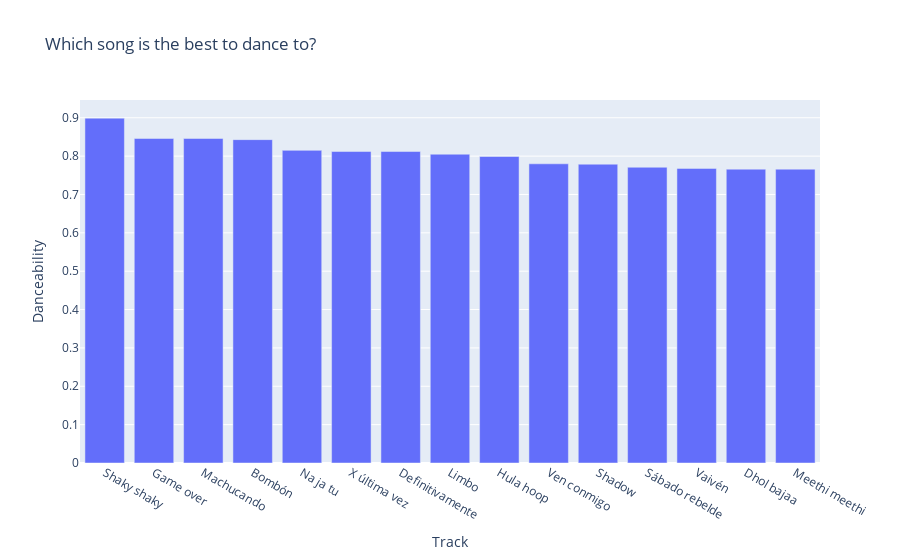

The notebook cell this image was saved under:
### Markdown cell above
### Which song is the best to dance to?

### Code cell
# Finding top song for best to dance
dance = df1[['Track', 'danceability']].groupby('Track').mean().sort_values('danceability', ascending = False).head(15).reset_index()
# Building visuals
fig = px.bar(dance, x = 'Track', y = "danceability",  orientation = 'v', title = "Which song is the best to dance to?",labels={"Track": "Track","danceability": "Danceability"})
fig.show()

### Figure 1 — Plotly figure (JSON) as saved in the notebook; plotly's stock layout.template omitted (floating-point values rounded to 4 significant figures)
{"data": [{"alignmentgroup": "True", "hovertemplate": "Track=%{x}<br>Danceability=%{y}<extra></extra>", "legendgroup": "", "marker": {"color": "#636efa", "pattern": {"shape": ""}}, "name": "", "offsetgroup": "", "orientation": "v", "showlegend": false, "textposition": "auto", "type": "bar", "x": ["Shaky shaky", "Game over", "Machucando", "Bombón", "Na ja tu", "X última vez", "Definitivamente", "Limbo", "Hula hoop", "Ven conmigo", "Shadow", "Sábado rebelde", "Vaivén", "Dhol bajaa", "Meethi meethi"], "xaxis": "x", "y": [0.899, 0.846, 0.846, 0.843, 0.815, 0.812, 0.812, 0.805, 0.799, 0.78, 0.779, 0.771, 0.768, 0.766, 0.766], "yaxis": "y"}], "layout": {"barmode": "relative", "legend": {"tracegroupgap": 0}, "title": {"text": "Which song is the best to dance to?"}, "xaxis": {"anchor": "y", "domain": [0, 1], "title": {"text": "Track"}}, "yaxis": {"anchor": "x", "domain": [0, 1], "title": {"text": "Danceability"}}}}
